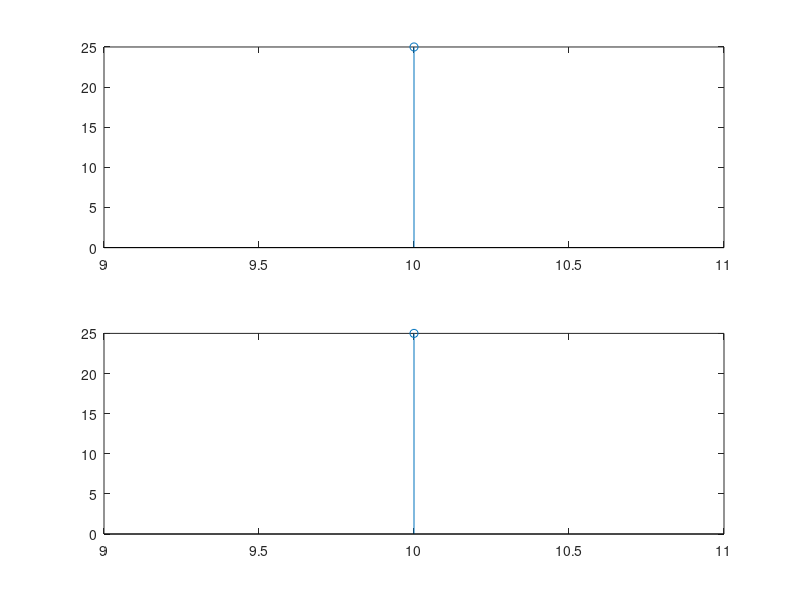
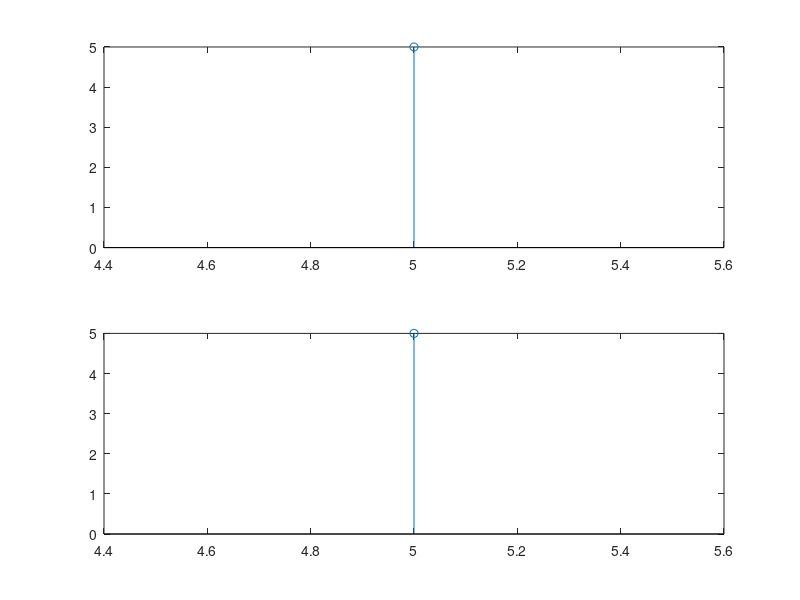

These figures' MATLAB source, in order:
clc ; close all ; clear all

f = input('enter the first sequence: ')
n = input('enter the first index sequence: ')

g = input('enter the second sequence: ')
m = input('enter the second index sequence: ')

N=[min(n)+min(m):max(n)+max(m)]

convolution_by_function = conv(f,g)

f_1 = [zeros(1,length(g)),f,zeros(1,length(g))]

g_1 = fliplr(g)

for i = 1:length(f_1)-length(g)-1
    
    convolution_by_program(i) = sum((f_1).*([zeros(1,i),g_1,zeros(1,length(f_1)-length(g)-i)]))
    
end

clc

convolution_by_program

convolution_by_function

N

figure(1)
subplot(2,1,1) , stem(N,convolution_by_program)
subplot(2,1,2) , stem(N,convolution_by_function)

figure(2)
subplot(2,1,1) , stem(n,f)
subplot(2,1,2) , stem(m,g)


